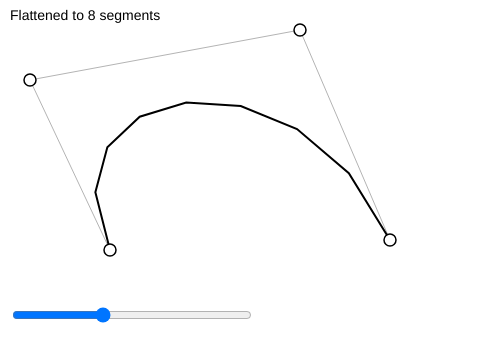
Frame 1 (no input)
Frame 60 (no input): identical to frame 1, image omitted
Frame 120 (the mouse pressed at the canvas centre since frame 60): identical to frame 1, image omitted

The p5.js sketch that drew this single still picture (run headless with seeded random() and noise() and a simulated clock; from frame 60 on, the mouse is pressed at the canvas centre):

// p5.js sketch
// ── sketch.js
// ============================================
// Bezier Curve Flattening
// p5.js — versione fedele all'originale
// ============================================

let points = [];
let selectedPoint = null;

let stepsSlider;

// scegli:
// "quadratic"
// "cubic"
const curveType = "cubic";

// ============================================
// SETUP
// ============================================

function setup() {
  createCanvas(500, 340);

  // curva originale
  if (curveType === "quadratic") {
    points = [
      createVector(70, 250),
      createVector(250, 50),
      createVector(430, 250)
    ];
  } else {
    points = [
      createVector(110, 250),
      createVector(30, 80),
      createVector(300, 30),
      createVector(390, 240)
    ];
  }

  // slider fino a 20 segmenti
  stepsSlider = createSlider(1, 20, curveType === "quadratic" ? 4 : 8);

  stepsSlider.position(10, 305);
  stepsSlider.style("width", "240px");

  textFont("Arial");
  textSize(14);
}

// ============================================
// DRAW
// ============================================

function draw() {
  background(255);

  const steps = stepsSlider.value();

  // ----------------------------------------
  // skeleton
  // ----------------------------------------

  drawSkeleton();

  // ----------------------------------------
  // flattened polygon
  // ----------------------------------------

  stroke(0);
  strokeWeight(2);
  noFill();

  beginShape();

  for (let i = 0; i <= steps; i++) {
    const t = i / steps;

    let p;

    if (curveType === "quadratic") {
      p = getQuadraticPoint(t);
    } else {
      p = getCubicPoint(t);
    }

    vertex(p.x, p.y);
  }

  endShape();

  // ----------------------------------------
  // control points
  // ----------------------------------------

  drawControlPoints();

  // ----------------------------------------
  // label
  // ----------------------------------------

  noStroke();
  fill(0);

  text(`Flattened to ${steps} segments`, 10, 20);
}

// ============================================
// DRAW SKELETON
// ============================================

function drawSkeleton() {
  stroke(180);
  strokeWeight(1);
  noFill();

  beginShape();

  for (let p of points) {
    vertex(p.x, p.y);
  }

  endShape();
}

// ============================================
// DRAW CONTROL POINTS
// ============================================

function drawControlPoints() {
  stroke(0);
  strokeWeight(1.5);
  fill(255);

  for (let p of points) {
    circle(p.x, p.y, 12);
  }
}

// ============================================
// QUADRATIC POINT
// ============================================

function getQuadraticPoint(t) {
  const p0 = points[0];
  const p1 = points[1];
  const p2 = points[2];

  const mt = 1 - t;

  const x =
    mt * mt * p0.x +
    2 * mt * t * p1.x +
    t * t * p2.x;

  const y =
    mt * mt * p0.y +
    2 * mt * t * p1.y +
    t * t * p2.y;

  return createVector(x, y);
}

// ============================================
// CUBIC POINT
// ============================================

function getCubicPoint(t) {
  const p0 = points[0];
  const p1 = points[1];
  const p2 = points[2];
  const p3 = points[3];

  const mt = 1 - t;

  const x =
    mt * mt * mt * p0.x +
    3 * mt * mt * t * p1.x +
    3 * mt * t * t * p2.x +
    t * t * t * p3.x;

  const y =
    mt * mt * mt * p0.y +
    3 * mt * mt * t * p1.y +
    3 * mt * t * t * p2.y +
    t * t * t * p3.y;

  return createVector(x, y);
}

// ============================================
// DRAG CONTROL POINTS
// ============================================

function mousePressed() {
  for (let p of points) {
    if (dist(mouseX, mouseY, p.x, p.y) < 10) {
      selectedPoint = p;
      break;
    }
  }
}

function mouseDragged() {
  if (selectedPoint) {
    selectedPoint.x = mouseX;
    selectedPoint.y = mouseY;
  }
}

function mouseReleased() {
  selectedPoint = null;
}
